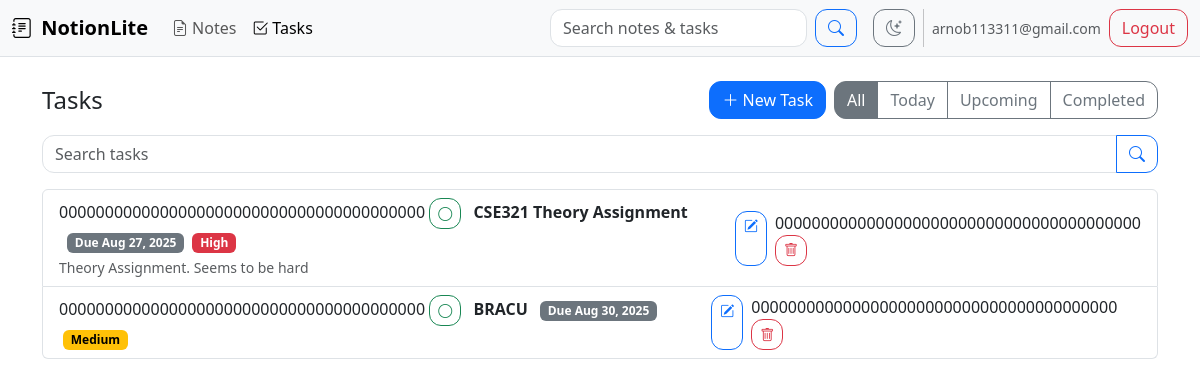
/tasks (signed in), run on an earlier commit of the app's database.
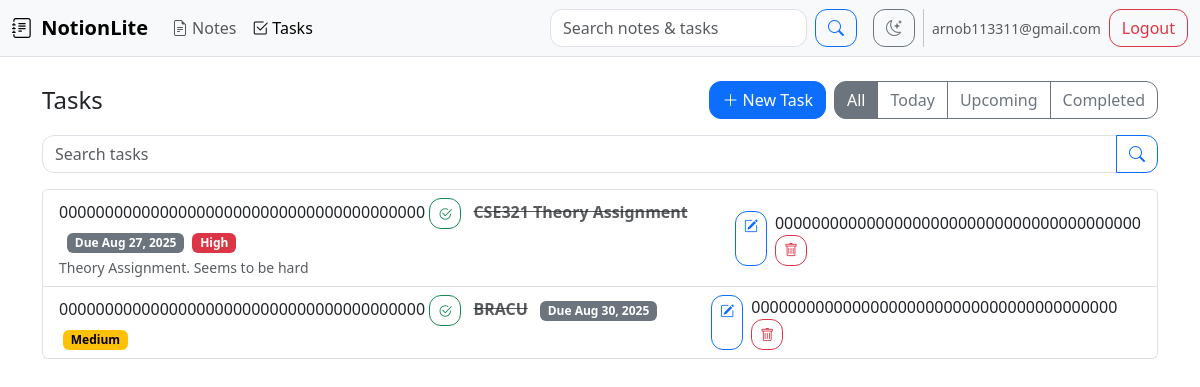
And on a later commit of the database.
### app/models.py (models this page shows)
class Task(db.Model):
    id = db.Column(db.Integer, primary_key=True)
    title = db.Column(db.String(2000), nullable=False)
    description = db.Column(db.Text, default="")
    due_date = db.Column(db.Date, nullable=True)
    priority = db.Column(db.String(10), default="medium")  # low | medium | high
    done = db.Column(db.Boolean, default=False)
    created_at = db.Column(db.DateTime, default=datetime.utcnow)
    updated_at = db.Column(db.DateTime, default=datetime.utcnow, onupdate=datetime.utcnow)
    user_id = db.Column(db.Integer, db.ForeignKey("user.id"), nullable=False)

### app/routes.py (the view)
@main_bp.route("/tasks")
@login_required
def tasks():
    q = request.args.get("q","").strip()
    filter_tab = request.args.get("filter","all")
    query = Task.query.filter_by(user_id=current_user.id)
    if q:
        like = f"%{q}%"
        query = query.filter(or_(Task.title.ilike(like), Task.description.ilike(like)))
    if filter_tab == "today":
        query = query.filter(Task.due_date == date.today())
    elif filter_tab == "upcoming":
        query = query.filter(Task.due_date > date.today(), Task.done == False)
    elif filter_tab == "completed":
        query = query.filter(Task.done == True)
    tasks = query.order_by(Task.done.asc(), Task.due_date.asc().nulls_last()).all()
    return render_template("tasks.html", tasks=tasks, q=q, filter_tab=filter_tab)

### app/models.py (called while the page is built)
@login_manager.user_loader
def load_user(user_id):
    return User.query.get(int(user_id))

### app/templates/tasks.html (shortened to what the changed rows need)
{% extends "base.html" %}
{% block content %}
{% if create or edit %}
  <div class="card shadow-sm">
    <div class="card-body">
      <form method="post">
        {{ form.hidden_tag() }}
        <div class="mb-3">
          {{ form.title.label(class_="form-label") }}
          {{ form.title(class_="form-control", placeholder="Task title") }}
        </div>
        <div class="mb-3">
          {{ form.description.label(class_="form-label") }}
          {{ form.description(class_="form-control", rows=4, placeholder="Description (optional)") }}
        </div>
        <div class="row g-3 mb-3">
          <div class="col-md-4">
            {{ form.due_date.label(class_="form-label") }}
            {{ form.due_date(class_="form-control") }}
          </div>
          <div class="col-md-4">
            {{ form.priority.label(class_="form-label") }}
            {{ form.priority(class_="form-select") }}
          </div>
          <div class="col-md-4 d-flex align-items-end">
            <div class="form-check">
              {{ form.done(class_="form-check-input", id="doneCheck") }}
              <label class="form-check-label" for="doneCheck">Completed</label>
            </div>
          </div>
        </div>
        {{ form.submit(class_="btn btn-primary") }}
        <a href="{{ url_for('main.tasks') }}" class="btn btn-secondary">Cancel</a>
        {% if edit and task %}
        <form class="d-inline float-end" method="post" action="{{ url_for('main.task_delete', task_id=task.id) }}">
          {{ csrf_token() }}
          <button class="btn btn-outline-danger"><i class="bi bi-trash"></i> Delete</button>
        </form>
        {% endif %}
      </form>
    </div>
  </div>
{% else %}
  {% if tasks %}
    <ul class="list-group">
      {% for t in tasks %}
      <li class="list-group-item d-flex align-items-center justify-content-between">
        <div>
          <form class="d-inline" method="post" action="{{ url_for('main.task_toggle', task_id=t.id) }}">
            {{ csrf_token() }}
            <button class="btn btn-sm btn-outline-success me-2" title="Toggle complete">
              {% if t.done %}<i class="bi bi-check2-circle"></i>{% else %}<i class="bi bi-circle"></i>{% endif %}
            </button>
          </form>
          <strong class="{% if t.done %}text-decoration-line-through text-muted{% endif %}">{{ t.title }}</strong>
          {% if t.due_date %}<span class="badge text-bg-secondary ms-2">Due {{ t.due_date.strftime('%b %d, %Y') }}</span>{% endif %}
          <span class="badge text-bg-{{ 'danger' if t.priority=='high' else 'warning' if t.priority=='medium' else 'secondary' }} ms-1">{{ t.priority|capitalize }}</span>
          {% if t.description %}
            <div class="small text-muted mt-1">{{ t.description }}</div>
          {% endif %}
        </div>
        <div class="d-flex gap-2">
          <a class="btn btn-sm btn-outline-primary" href="{{ url_for('main.task_edit', task_id=t.id) }}"><i class="bi bi-pencil-square"></i></a>
          <form method="post" action="{{ url_for('main.task_delete', task_id=t.id) }}">
            {{ csrf_token() }}
            <button class="btn btn-sm btn-outline-danger"><i class="bi bi-trash"></i></button>
          </form>
        </div>
      </li>
      {% endfor %}
    </ul>
  {% else %}
    <div class="text-muted">No tasks found.</div>
  {% endif %}
{% endif %}
{% endblock %}

What changed in the data, as far as the page shows it:
changed Task "CSE321 Theory Assignment": done False → True (drawn)
changed Task "BRACU": done False → True (drawn)
